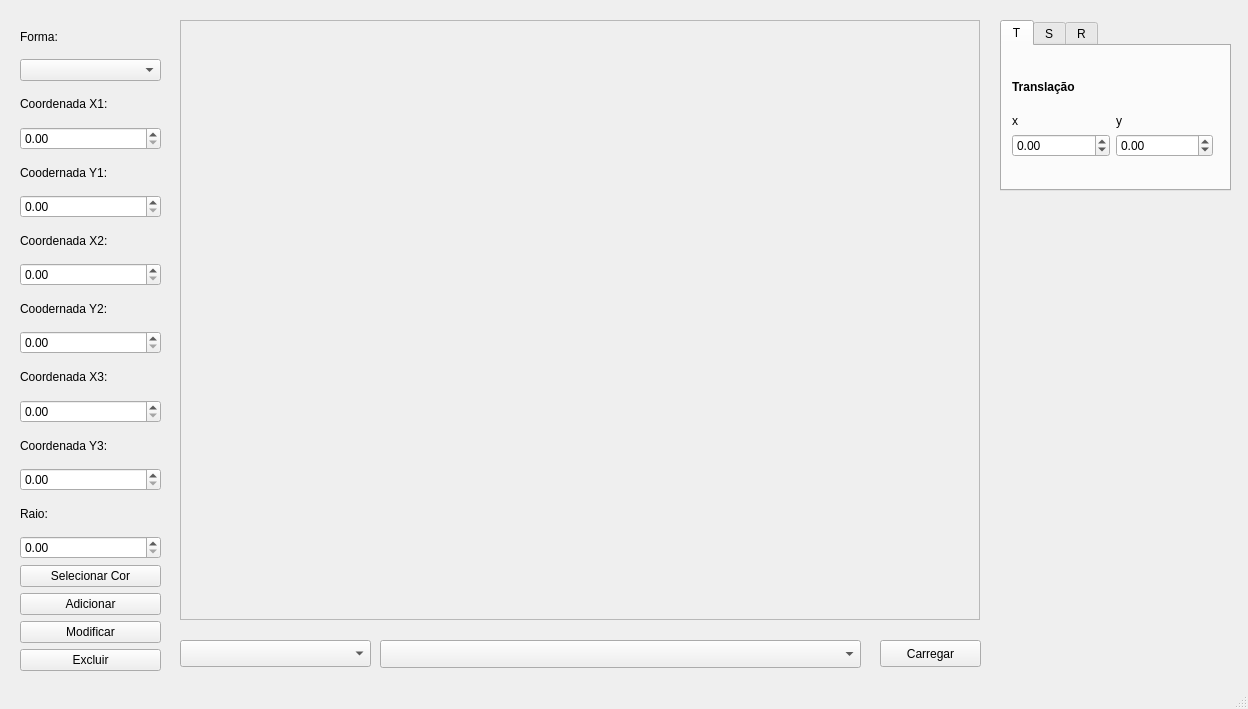
<?xml version="1.0" encoding="UTF-8"?>
<ui version="4.0">
 <class>MainWindow</class>
 <widget class="QMainWindow" name="MainWindow">
  <property name="enabled">
   <bool>true</bool>
  </property>
  <property name="geometry">
   <rect>
    <x>0</x>
    <y>0</y>
    <width>1248</width>
    <height>709</height>
   </rect>
  </property>
  <property name="windowTitle">
   <string>Vizualizador 3D</string>
  </property>
  <widget class="QWidget" name="centralwidget">
   <widget class="FrameDesenho" name="frameDesenho">
    <property name="geometry">
     <rect>
      <x>180</x>
      <y>20</y>
      <width>800</width>
      <height>600</height>
     </rect>
    </property>
    <property name="minimumSize">
     <size>
      <width>600</width>
      <height>400</height>
     </size>
    </property>
    <property name="frameShape">
     <enum>QFrame::Shape::StyledPanel</enum>
    </property>
    <property name="frameShadow">
     <enum>QFrame::Shadow::Raised</enum>
    </property>
   </widget>
   <widget class="QTabWidget" name="tabWidget">
    <property name="enabled">
     <bool>true</bool>
    </property>
    <property name="geometry">
     <rect>
      <x>1000</x>
      <y>20</y>
      <width>231</width>
      <height>171</height>
     </rect>
    </property>
    <property name="currentIndex">
     <number>0</number>
    </property>
    <widget class="QWidget" name="tabTranslacao">
     <attribute name="title">
      <string>T</string>
     </attribute>
     <widget class="QWidget" name="layoutWidget_2">
      <property name="geometry">
       <rect>
        <x>10</x>
        <y>20</y>
        <width>201</width>
        <height>91</height>
       </rect>
      </property>
      <layout class="QVBoxLayout" name="verticalLayout_2">
       <item>
        <widget class="QLabel" name="lblTranslacao">
         <property name="font">
          <font>
           <bold>true</bold>
          </font>
         </property>
         <property name="text">
          <string>Translação</string>
         </property>
        </widget>
       </item>
       <item>
        <layout class="QGridLayout" name="gridLayout">
         <item row="0" column="0">
          <widget class="QLabel" name="lblTranslacaoX">
           <property name="text">
            <string>x</string>
           </property>
          </widget>
         </item>
         <item row="0" column="1">
          <widget class="QLabel" name="lblTranslcaoY">
           <property name="text">
            <string>y</string>
           </property>
          </widget>
         </item>
         <item row="1" column="0">
          <widget class="QDoubleSpinBox" name="spinTranslacaoX">
           <property name="minimum">
            <double>-100.000000000000000</double>
           </property>
           <property name="maximum">
            <double>100.000000000000000</double>
           </property>
          </widget>
         </item>
         <item row="1" column="1">
          <widget class="QDoubleSpinBox" name="spinTranslacaoY">
           <property name="minimum">
            <double>-100.000000000000000</double>
           </property>
           <property name="maximum">
            <double>100.000000000000000</double>
           </property>
          </widget>
         </item>
        </layout>
       </item>
      </layout>
     </widget>
    </widget>
    <widget class="QWidget" name="tabEscala">
     <attribute name="title">
      <string>S</string>
     </attribute>
     <widget class="QWidget" name="layoutWidget">
      <property name="geometry">
       <rect>
        <x>10</x>
        <y>20</y>
        <width>211</width>
        <height>96</height>
       </rect>
      </property>
      <layout class="QGridLayout" name="gridLayout_2">
       <item row="4" column="1">
        <widget class="QSlider" name="hsEscalaZ">
         <property name="enabled">
          <bool>false</bool>
         </property>
         <property name="minimum">
          <number>-10</number>
         </property>
         <property name="maximum">
          <number>10</number>
         </property>
         <property name="orientation">
          <enum>Qt::Orientation::Horizontal</enum>
         </property>
        </widget>
       </item>
       <item row="4" column="0">
        <widget class="QLabel" name="lblEscalaZ">
         <property name="text">
          <string>Z</string>
         </property>
        </widget>
       </item>
       <item row="2" column="1">
        <widget class="QSlider" name="hsEscalaX">
         <property name="minimum">
          <number>-10</number>
         </property>
         <property name="maximum">
          <number>10</number>
         </property>
         <property name="orientation">
          <enum>Qt::Orientation::Horizontal</enum>
         </property>
        </widget>
       </item>
       <item row="3" column="0">
        <widget class="QLabel" name="lblEscalaY">
         <property name="text">
          <string>Y</string>
         </property>
        </widget>
       </item>
       <item row="3" column="1">
        <widget class="QSlider" name="hsEscalaY">
         <property name="minimum">
          <number>-10</number>
         </property>
         <property name="maximum">
          <number>10</number>
         </property>
         <property name="orientation">
          <enum>Qt::Orientation::Horizontal</enum>
         </property>
        </widget>
       </item>
       <item row="2" column="0">
        <widget class="QLabel" name="lblEscalaX">
         <property name="text">
          <string>X</string>
         </property>
        </widget>
       </item>
       <item row="1" column="1">
        <widget class="QLabel" name="lblEscala">
         <property name="font">
          <font>
           <bold>true</bold>
          </font>
         </property>
         <property name="text">
          <string>Escala</string>
         </property>
        </widget>
       </item>
      </layout>
     </widget>
    </widget>
    <widget class="QWidget" name="tabRotacao">
     <attribute name="title">
      <string>R</string>
     </attribute>
     <widget class="QWidget" name="layoutWidget_3">
      <property name="geometry">
       <rect>
        <x>10</x>
        <y>20</y>
        <width>211</width>
        <height>96</height>
       </rect>
      </property>
      <layout class="QGridLayout" name="gridLayout_3">
       <item row="4" column="1">
        <widget class="QSlider" name="hsRotacaoZ">
         <property name="enabled">
          <bool>false</bool>
         </property>
         <property name="minimum">
          <number>-180</number>
         </property>
         <property name="maximum">
          <number>180</number>
         </property>
         <property name="orientation">
          <enum>Qt::Orientation::Horizontal</enum>
         </property>
        </widget>
       </item>
       <item row="4" column="0">
        <widget class="QLabel" name="lblRotacaoZ">
         <property name="text">
          <string>Z</string>
         </property>
        </widget>
       </item>
       <item row="2" column="1">
        <widget class="QSlider" name="hsRotacaoX">
         <property name="minimum">
          <number>-180</number>
         </property>
         <property name="maximum">
          <number>180</number>
         </property>
         <property name="orientation">
          <enum>Qt::Orientation::Horizontal</enum>
         </property>
        </widget>
       </item>
       <item row="3" column="0">
        <widget class="QLabel" name="lblRotacaoY">
         <property name="text">
          <string>Y</string>
         </property>
        </widget>
       </item>
       <item row="3" column="1">
        <widget class="QSlider" name="hsRotacaoY">
         <property name="minimum">
          <number>-180</number>
         </property>
         <property name="maximum">
          <number>180</number>
         </property>
         <property name="orientation">
          <enum>Qt::Orientation::Horizontal</enum>
         </property>
        </widget>
       </item>
       <item row="2" column="0">
        <widget class="QLabel" name="lblRotacaoX">
         <property name="text">
          <string>X</string>
         </property>
        </widget>
       </item>
       <item row="1" column="1">
        <widget class="QLabel" name="lblRotacao">
         <property name="font">
          <font>
           <bold>true</bold>
          </font>
         </property>
         <property name="text">
          <string>Rotação</string>
         </property>
        </widget>
       </item>
      </layout>
     </widget>
    </widget>
   </widget>
   <widget class="QWidget" name="layoutWidget">
    <property name="geometry">
     <rect>
      <x>20</x>
      <y>20</y>
      <width>141</width>
      <height>651</height>
     </rect>
    </property>
    <layout class="QVBoxLayout" name="verticalLayout">
     <item>
      <widget class="QLabel" name="lblForma">
       <property name="text">
        <string>Forma:</string>
       </property>
      </widget>
     </item>
     <item>
      <widget class="QComboBox" name="comboFormas"/>
     </item>
     <item>
      <widget class="QLabel" name="lblCoordenadaX1">
       <property name="text">
        <string>Coordenada X1:</string>
       </property>
      </widget>
     </item>
     <item>
      <widget class="QDoubleSpinBox" name="spinX1">
       <property name="maximum">
        <double>600.000000000000000</double>
       </property>
      </widget>
     </item>
     <item>
      <widget class="QLabel" name="lblCoordenadaY1">
       <property name="text">
        <string>Coodernada Y1:</string>
       </property>
      </widget>
     </item>
     <item>
      <widget class="QDoubleSpinBox" name="spinY1">
       <property name="maximum">
        <double>600.000000000000000</double>
       </property>
      </widget>
     </item>
     <item>
      <widget class="QLabel" name="lblCoordenadaX2">
       <property name="text">
        <string>Coordenada X2:</string>
       </property>
      </widget>
     </item>
     <item>
      <widget class="QDoubleSpinBox" name="spinX2">
       <property name="maximum">
        <double>600.000000000000000</double>
       </property>
      </widget>
     </item>
     <item>
      <widget class="QLabel" name="lblCoordenadaY2">
       <property name="text">
        <string>Coodernada Y2:</string>
       </property>
      </widget>
     </item>
     <item>
      <widget class="QDoubleSpinBox" name="spinY2">
       <property name="maximum">
        <double>600.000000000000000</double>
       </property>
      </widget>
     </item>
     <item>
      <widget class="QLabel" name="lblCoordenadaX3">
       <property name="enabled">
        <bool>true</bool>
       </property>
       <property name="text">
        <string>Coordenada X3:</string>
       </property>
      </widget>
     </item>
     <item>
      <widget class="QDoubleSpinBox" name="spinX3">
       <property name="maximum">
        <double>600.000000000000000</double>
       </property>
      </widget>
     </item>
     <item>
      <widget class="QLabel" name="lblCoordenadaY3">
       <property name="enabled">
        <bool>true</bool>
       </property>
       <property name="text">
        <string>Coordenada Y3:</string>
       </property>
      </widget>
     </item>
     <item>
      <widget class="QDoubleSpinBox" name="spinY3">
       <property name="maximum">
        <double>600.000000000000000</double>
       </property>
      </widget>
     </item>
     <item>
      <widget class="QLabel" name="lblRaio">
       <property name="text">
        <string>Raio:</string>
       </property>
      </widget>
     </item>
     <item>
      <widget class="QDoubleSpinBox" name="spinRaio">
       <property name="maximum">
        <double>100.000000000000000</double>
       </property>
      </widget>
     </item>
     <item>
      <widget class="QPushButton" name="btnCor">
       <property name="text">
        <string>Selecionar Cor</string>
       </property>
      </widget>
     </item>
     <item>
      <widget class="QPushButton" name="btnDesenhar">
       <property name="text">
        <string>Adicionar</string>
       </property>
      </widget>
     </item>
     <item>
      <widget class="QPushButton" name="btnModificarForma">
       <property name="text">
        <string>Modificar</string>
       </property>
      </widget>
     </item>
     <item>
      <widget class="QPushButton" name="btnExcluirForma">
       <property name="text">
        <string>Excluir</string>
       </property>
      </widget>
     </item>
    </layout>
   </widget>
   <widget class="QPushButton" name="btnCarregarOBJ">
    <property name="geometry">
     <rect>
      <x>880</x>
      <y>640</y>
      <width>101</width>
      <height>27</height>
     </rect>
    </property>
    <property name="text">
     <string>Carregar</string>
    </property>
   </widget>
   <widget class="QComboBox" name="cbDisplayFile">
    <property name="geometry">
     <rect>
      <x>380</x>
      <y>640</y>
      <width>481</width>
      <height>28</height>
     </rect>
    </property>
   </widget>
   <widget class="QComboBox" name="cbDFCameras">
    <property name="geometry">
     <rect>
      <x>180</x>
      <y>640</y>
      <width>191</width>
      <height>27</height>
     </rect>
    </property>
   </widget>
  </widget>
  <widget class="QStatusBar" name="statusbar"/>
 </widget>
 <customwidgets>
  <customwidget>
   <class>FrameDesenho</class>
   <extends>QFrame</extends>
   <header>frame_desenho</header>
   <container>1</container>
  </customwidget>
 </customwidgets>
 <resources/>
 <connections/>
</ui>
